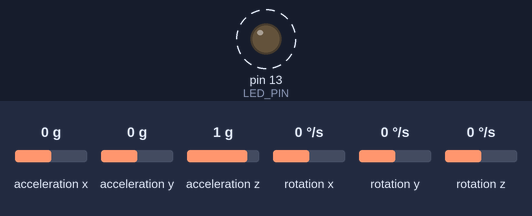
Simulated run of this sketch. Board: Arduino Uno, built with avr-gcc and run on an emulated ATmega328P. On the bench: output pins drawn as LEDs (lit = HIGH). Dashed ring = blinking. Inputs (shaded band) come from the test bench; at power-on: acceleration x 0 g, acceleration y 0 g, acceleration z 1 g, rotation x 0 °/s, rotation y 0 °/s, rotation z 0 °/s. What the sketch prints to the serial monitor is not drawn.

Above: at 0.19 s.
Timing chart, 0 to 3.0 s (numbered marks = the images above):
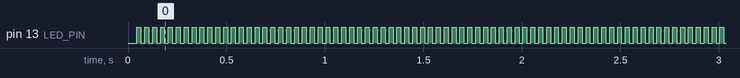

The sketch:

MPU6050_raw.ino
```cpp
#include "Wire.h"
#include "I2Cdev.h"
#include "MPU6050.h"

// 1. Define two MPU6050 sensors

MPU6050 mpu1(0x68);
MPU6050 mpu2(0x69);

// 2. Define raw data variables

int16_t ax1, ay1, az1;
int16_t gx1, gy1, gz1;

int16_t ax2, ay2, az2;
int16_t gx2, gy2, gz2;

// 3. Define sequence number and timestamp

unsigned long seq = 0;
unsigned long timestamp_ms = 0;

// 4. Sampling configuration

const unsigned long SAMPLE_INTERVAL_US = 20000;
unsigned long nextSampleTime = 0;

#define LED_PIN 13

bool blinkState = false;

// 5. Setup

void setup() {

  Wire.begin();

  Serial.begin(38400);

  Serial.println("Initializing two MPU6050 sensors...");

  // Initialize both sensors

  mpu1.initialize();
  mpu2.initialize();

  // Set accelerometer range: +/-4g

  mpu1.setFullScaleAccelRange(MPU6050_ACCEL_FS_4);
  mpu2.setFullScaleAccelRange(MPU6050_ACCEL_FS_4);

  // Set gyroscope range: +/-500 deg/s

  mpu1.setFullScaleGyroRange(MPU6050_GYRO_FS_500);
  mpu2.setFullScaleGyroRange(MPU6050_GYRO_FS_500);

  // Check sensor connections

  Serial.println("Testing device connections...");

  bool sensor1Connected = mpu1.testConnection();
  bool sensor2Connected = mpu2.testConnection();

  if (sensor1Connected) {
    Serial.println("MPU6050 #1 connection successful");
  } else {
    Serial.println("MPU6050 #1 connection failed");
  }

  if (sensor2Connected) {
    Serial.println("MPU6050 #2 connection successful");
  } else {
    Serial.println("MPU6050 #2 connection failed");
  }

  // Configure LED

  pinMode(LED_PIN, OUTPUT);

  // Stop if either sensor is not connected

  if (!sensor1Connected || !sensor2Connected) {

    Serial.println("Please check the wiring.");

    while (true) {
      digitalWrite(LED_PIN, HIGH);
      delay(200);

      digitalWrite(LED_PIN, LOW);
      delay(200);
    }
  }

  // Print CSV header

  Serial.println(
    "seq,timestamp_ms,"
    "ax1,ay1,az1,gx1,gy1,gz1,"
    "ax2,ay2,az2,gx2,gy2,gz2");

  // Initialize sampling timer

  nextSampleTime = micros();
}

// 6. Main loop

void loop() {

  // Wait until the next sampling time

  unsigned long now = micros();

  if ((long)(now - nextSampleTime) < 0) {
    return;
  }

  // Schedule next sample

  nextSampleTime += SAMPLE_INTERVAL_US;

  // Record sampling timestamp

  timestamp_ms = millis();

  // Read MPU6050 #1

  mpu1.getAcceleration(&ax1, &ay1, &az1);
  mpu1.getRotation(&gx1, &gy1, &gz1);

  // Read MPU6050 #2

  mpu2.getAcceleration(&ax2, &ay2, &az2);
  mpu2.getRotation(&gx2, &gy2, &gz2);

  // Output sequence number and timestamp

  Serial.print(seq++);
  Serial.print(",");

  Serial.print(timestamp_ms);
  Serial.print(",");

  // Output MPU6050 #1 data

  Serial.print(ax1);
  Serial.print(",");

  Serial.print(ay1);
  Serial.print(",");

  Serial.print(az1);
  Serial.print(",");

  Serial.print(gx1);
  Serial.print(",");

  Serial.print(gy1);
  Serial.print(",");

  Serial.print(gz1);
  Serial.print(",");

  // Output MPU6050 #2 data

  Serial.print(ax2);
  Serial.print(",");

  Serial.print(ay2);
  Serial.print(",");

  Serial.print(az2);
  Serial.print(",");

  Serial.print(gx2);
  Serial.print(",");

  Serial.print(gy2);
  Serial.print(",");

  Serial.println(gz2);

  // Blink LED

  blinkState = !blinkState;
  digitalWrite(LED_PIN, blinkState);

  // Handle sampling overrun

  if ((long)(micros() - nextSampleTime) >= 0) {
    nextSampleTime = micros() + SAMPLE_INTERVAL_US;
  }
}
```

Measured:
- by itself, pin 13 (LED_PIN): alternates HIGH for 0.02 s and LOW for 0.02 s
